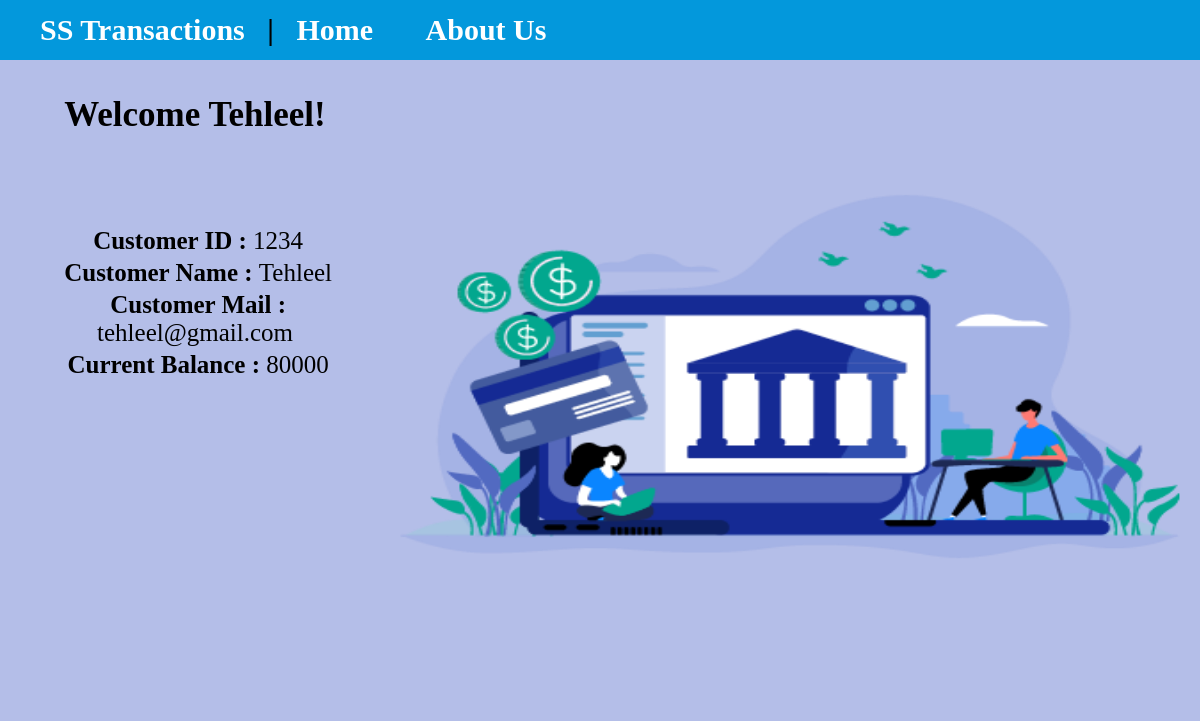
Page /customer_details.php?customer_id=1234&name=Tehleel on the committed database.
### tables this page shows
CREATE TABLE `customers` (
  `customer_id` int(11),
  `name` varchar(30) NOT NULL,
  `email` varchar(50) NOT NULL,
  `current_balance` int(11) NOT NULL
);

### customer_details.php (the view, shortened to what this page needs)
<?php
$serverName="localhost";
			$userName="root";
			$password="";
			$dbname="banking";
			$conn=mysqli_connect($serverName,$userName,$password,$dbname);
$customer_id = $_GET['customer_id'];
$name=$_GET['name'];
$sql = "SELECT *
		FROM customers
    WHERE customer_id = $customer_id";
 $result=$conn->query($sql);
while($row=$result->fetch_assoc()){
?>
<!DOCTYPE html>
<html lang="en">
<?php include("topheader.php"); ?>
<center>
	<p><b>Welcome <?php echo $name; ?>!</b></p>
<table>
	<?php echo "<tr><td><b>&nbsp;Customer ID : </b>".$row["customer_id"]."</td></tr>"; ?>
	<br/>
	<?php echo "<tr><td><b>&nbsp;Customer Name : </b>".$row["name"]."</td></tr>"; ?>
	<br/>
	<?php echo "<tr><td><b>&nbsp;Customer Mail : </b>".$row["email"]."</td></tr>"; ?>
	<br/>
	<?php echo "<tr><td><b>&nbsp;Current Balance : </b>".$row["current_balance"]."</td></tr>"; ?>
</table>
</center>
<?php }
?>
</html>

### topheader.php (shortened to what this page needs)
<!DOCTYPE html>
<html lang="en">
</head>
<body>
    <header>
  <nav>
    <b>
    <ul>
      <li>
      <a href="index.php"> SS Transactions </a> &nbsp;
      </li>
      <li>
        | &nbsp;
      </li>
      <li>
      <a href="index.php"> Home </a> &nbsp; &nbsp; &nbsp;
      </li>
      <li>
      <a href="about_us.php"> About Us</a> &nbsp; &nbsp; &nbsp;
      </li>
    </ul>
    </b>
  </nav>
</header>
<img src="images/banking_1.png">
</body>
</html>

### customer_details.php (style rules this page uses)
table { font-size: 25px; font-family: garamond; }
p { font-size: 35px; font-family: garamond; }
td { text-align: center; }

### topheader.php (style rules this page uses)
body { height: 100%; margin: 0; background-color: rgb(180, 190, 232); }
img { width: 800px; height: 633px; float: right; margin-right: 10px; }
header * { display: inline; }
li { font-size: 30px; }
header li a { color: white; font-family: garamond; text-decoration: none; font-size: 30px; }
header { background-color: rgb(3, 152, 220); left: 0; right: 0; top: 5px; height: 60px; display: flex; align-items: center; }

### rows in the picture
customers: customer_id "1234", name "Tehleel", email "tehleel@gmail.com", current_balance "80000"
